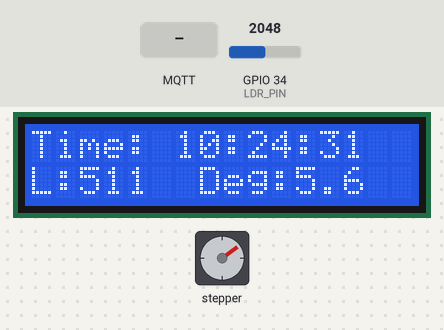
Simulated run of this sketch. Board: ESP32. Parts: 16×2 character LCD, stepper motor. The test bench sets the inputs (shaded band); at power-on: GPIO 34 (LDR_PIN) = 2048. WiFi joins after 1.5 s; servers stay silent unless stated; the local clock reads 2024-03-15 10:24:30 at power-on unless the sketch sets it; no MQTT or app messages arrive unless stated; stepper angles assume 2048 steps per turn; what the sketch prints to the serial monitor is not drawn.

Above: at 2.8 s.
2.9 s: GPIO 34 (LDR_PIN) set to 1952
At 4.6 s:
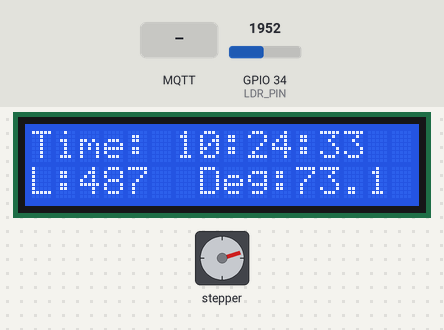
5.9 s: GPIO 34 (LDR_PIN) set to 2047
At 6.28 s:
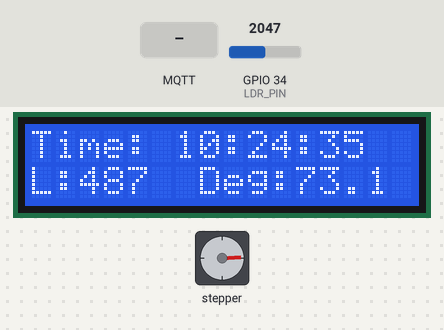
8.5 s: MQTT message "1" arrives on the first subscribed topic
At 9.36 s:
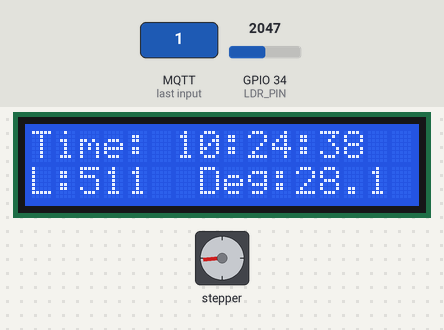
11.0 s: GPIO 34 (LDR_PIN) set to 1228
At 11.8 s:
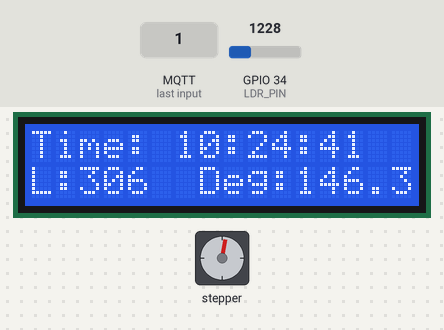
Timing chart, 0 to 14.0 s (numbered marks = the images above; inputs shaded):
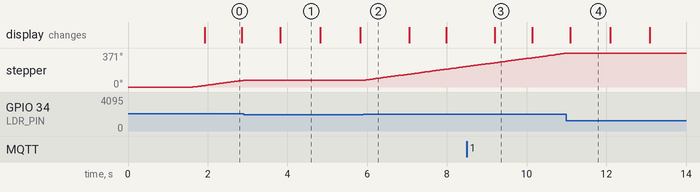

Measured:
- after the input at 2.9 s, stepper: goes on until 2.9 s, then stays 73°
- after the input at 5.9 s, stepper: keeps turning clockwise at about 58°/s, starting at once
- after the input at 11.0 s, stepper: goes on until 11.0 s, then stays 371°
- by itself, stepper: keeps turning clockwise at about 57°/s
- what the display in image 1 shows lasts 1.0 s, from 3.8 s to 4.8 s

The sketch:

StepPiamLCD.ino
```cpp
#include <WiFi.h>
#include <MQTT.h>
#include <Stepper.h>
#include <Wire.h>
#include <LCD_I2C.h>
#include "RTClib.h"

// --- 1. Config WiFi & MQTT ---
const char ssid[] = "YOUR_WIFI_SSID";
const char pass[] = "YOUR_WIFI_PASS";
const char mqtt_broker[] = "broker.hivemq.com";
const char mqtt_client_id[] = "esp32_stepper_exam_01";
String topic_prefix = "my_exam_user1";

// --- 2. Pins & Hardware Config ---
const int LDR_PIN = 34;
const int STEPS_PER_REV = 2048;
const int IN1 = 26;
const int IN2 = 27;
const int IN3 = 14;
const int IN4 = 12;

Stepper myStepper(STEPS_PER_REV, IN1, IN3, IN2, IN4);
LCD_I2C lcd(0x27, 16, 2);
RTC_DS1307 rtc;

// --- 3. Variables ---
WiFiClient net;
MQTTClient client;
unsigned long lastMillis = 0;
float currentAngle = 0.0;
int ldrValueMapped = 0;

// --- Functions ---
void connect() {
  Serial.print("Checking WiFi...");
  while (WiFi.status() != WL_CONNECTED) {
    delay(500); Serial.print(".");
  }
  Serial.print("\nMQTT Connecting...");
  while (!client.connect(mqtt_client_id)) {
    delay(500); Serial.print(".");
  }
  Serial.println("\nConnected!");
  client.subscribe(topic_prefix + "/angle/reset");
}

void messageReceived(String &topic, String &payload) {
  if (topic.endsWith("/angle/reset")) {
    currentAngle = 0.0;
    client.publish(topic_prefix + "/angle", String(currentAngle));
    Serial.println("Angle Reset");
  }
}

void setup() {
  Serial.begin(115200);

  // Setup LCD & RTC
  lcd.begin();
  lcd.backlight();
  if (!rtc.begin()) {
    lcd.print("RTC Error!");
    while (1);
  }
  if (!rtc.isrunning()) {
    rtc.adjust(DateTime(F(__DATE__), F(__TIME__)));
  }

  // Setup Stepper
  myStepper.setSpeed(10);
  pinMode(IN1, OUTPUT); pinMode(IN2, OUTPUT);
  pinMode(IN3, OUTPUT); pinMode(IN4, OUTPUT);
  pinMode(LDR_PIN, INPUT);

  WiFi.begin(ssid, pass);
  client.begin(mqtt_broker, 1883, net);
  client.onMessage(messageReceived);
  connect();
  lcd.clear();
}

void loop() {
  client.loop();
  if (!client.connected()) connect();

  // 1. อ่านค่า LDR
  int ldrValueRaw = analogRead(LDR_PIN);
  ldrValueMapped = map(ldrValueRaw, 0, 4095, 0, 1023);

  // 2. ควบคุมมอเตอร์ (หมุนเมื่อค่าแสง > 500)
  if (ldrValueMapped > 500) {
    int stepsToMove = 32;
    myStepper.step(stepsToMove);
    currentAngle += (float)stepsToMove / STEPS_PER_REV * 360.0;
  } else {
    // หยุดจ่ายไฟให้ขดลวดเมื่อไม่หมุนเพื่อลดความร้อน
    digitalWrite(IN1, LOW); digitalWrite(IN2, LOW);
    digitalWrite(IN3, LOW); digitalWrite(IN4, LOW);
  }

  // 3. แสดงผลหน้าจอ LCD และส่ง MQTT ทุก 1 วินาที
  if (millis() - lastMillis > 1000) {
    lastMillis = millis();
    DateTime now = rtc.now();

    // --- LCD แถวที่ 1: แสดงเฉพาะเวลา ---
    lcd.setCursor(0, 0);
    lcd.print("Time: ");
    if(now.hour() < 10) lcd.print('0'); lcd.print(now.hour());
    lcd.print(':');
    if(now.minute() < 10) lcd.print('0'); lcd.print(now.minute());
    lcd.print(':');
    if(now.second() < 10) lcd.print('0'); lcd.print(now.second());
    lcd.print("    "); // ล้างเศษตัวอักษร

    // --- LCD แถวที่ 2: LDR และ องศาสะสม ---
    lcd.setCursor(0, 1);
    lcd.print("L:"); lcd.print(ldrValueMapped);
    lcd.setCursor(7, 1);
    lcd.print("Deg:"); lcd.print(currentAngle, 1);
    lcd.print("    ");

    // 4. ส่งค่าขึ้น MQTT
    client.publish(topic_prefix + "/ldr", String(ldrValueMapped));
    client.publish(topic_prefix + "/angle", String(currentAngle));
  }
}
```
